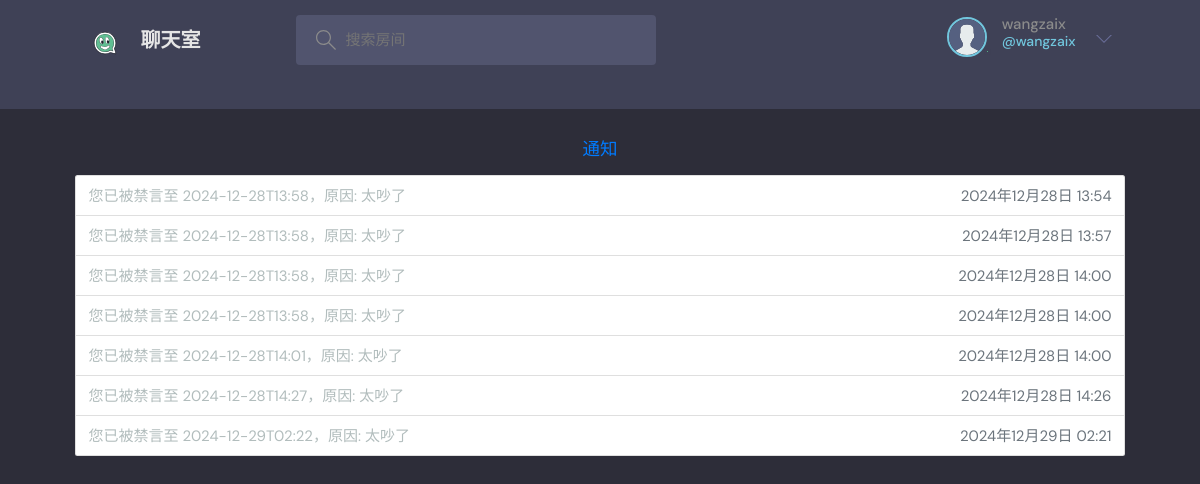
Page /notifications/ (signed in) on the committed database.
### base/models.py (models this page shows, shortened)
class User(AbstractUser):
    name = models.CharField(max_length=200, null=True, verbose_name='姓名')
    email = models.EmailField(unique=True, null=True, verbose_name='邮箱')  # 确保邮箱唯一
    bio = models.TextField(null=True, verbose_name='个人简介')
    favorites_rooms = models.ManyToManyField('Room', related_name='favorited_by', blank=True,
                                             verbose_name='收藏的房间')  # 用户收藏的房间
    avatar = models.ImageField(null=True, default='avatar.svg', verbose_name='头像')  # 默认头像
    score = models.IntegerField(default=0, verbose_name='积分')  # 用户积分
    created = models.DateTimeField(auto_now_add=True, verbose_name='创建时间')  # 创建时间
    updated = models.DateTimeField(auto_now=True, verbose_name='更新时间')  # 更新时间
    USERNAME_FIELD = 'email'  # 设置用户名字段为邮箱
    REQUIRED_FIELDS = []  # 创建用户时不需要额外字段
    is_muted = models.BooleanField(default=False, verbose_name='是否静音')
    mute_reason = models.CharField(max_length=255, blank=True, null=True, verbose_name='静音原因')
    mute_until = models.DateTimeField(blank=True, null=True, verbose_name='静音至')
    class Meta:
        verbose_name = '用户'
        verbose_name_plural = '用户列表'

class Notification(models.Model):
    user = models.ForeignKey(User, on_delete=models.CASCADE, verbose_name='用户')
    message = models.CharField(max_length=255, verbose_name='通知内容')
    timestamp = models.DateTimeField(auto_now_add=True, verbose_name='时间戳')
    is_read = models.BooleanField(default=False, verbose_name='是否已读')
    class Meta:
        verbose_name = '通知'
        verbose_name_plural = '通知列表'

### base/views.py (the view)
# urls.py: path('notifications/', views.notifications_view, name='notifications'),
@login_required  # 确保用户已登录
def notifications_view(request):
    notifications = request.user.notification_set.all()
    return render(request, 'base/notifications.html', {'notifications': notifications})

### base/templates/base/notifications.html
{% extends 'main.html' %}
{% block content %}
<main class="layout layout--3 container mt-5">
    <h3 class="notification-title text-center text-primary mb-4">通知</h3>
    <ul class="notification-list list-group">
        {% for notification in notifications %}
            <li class="notification-item list-group-item d-flex justify-content-between align-items-center">
                <div>
                    {{ notification.message }}
                </div>
                <span class="notification-timestamp text-muted">{{ notification.timestamp }}</span>
            </li>
        {% empty %}
            <li class="empty-notification list-group-item text-center">没有通知</li>
        {% endfor %}
    </ul>
</main>
{% endblock %}

### templates/navbar.html (shortened to what this page needs)
{% load static %}
<header class="header header--loggedIn">
    <div class="container">
        <a href="{% url 'home' %}" class="header__logo">
            <img src="{% static 'images/logo.svg' %}"/>
            <h1>聊天室</h1>
        </a>
        <form class="header__search" method="GET" id="searchQuery" action="{% url 'home' %}">
            <label>
                <input name="q" placeholder="搜索房间" onclick="submitSearch()"/>
            </label>
        </form>
        <nav class="header__menu">
            {% if request.user.is_authenticated %}
            <div class="header__user">
                <a href="{% url 'user-profile' request.user.id %}">
                    <div class="avatar avatar--medium active">
                        <img src="{{ request.user.avatar.url }}"/>
                    </div>
                    <p>{{ request.user.username }}<span>@{{ request.user.username }}</span></p>
                </a>
                <button class="dropdown-button" onclick="toggleDropdown()">
                    <svg version="1.1" xmlns="http://www.w3.org/2000/svg" width="32" height="32" viewBox="0 0 32 32">
                        <title>chevron-down</title>
                        <path d="M16 21l-13-13h-3l16 16 16-16h-3l-13 13z"></path>
                    </svg>
                </button>
            </div>
            {% endif %}
        </nav>
    </div>
    <div id="announcements">
    </div>
</header>

### static/styles/style.css (style rules this page uses)
:root { --color-main: #71c6dd; --color-main-light: #e1f6fb; --color-dark: #3f4156; --color-dark-medium: #51546e; --color-dark-light: #696d97; --color-light: #e5e5e5; --color-gray: #8b8b8b; --color-light-gray: #b2bdbd; --color-bg: #2d2d39; --color-success: #5dd693; --color-error: #fc4b0b; }
* { font-family: "DM Sans", -apple-system, BlinkMacSystemFont, "Segoe UI", Roboto, Oxygen, Ubuntu, Cantarell, "Open Sans", "Helvetica Neue", sans-serif; margin: 0; padding: 0; box-sizing: border-box; text-rendering: optimizeLegibility; font-size: inherit; }
html { font-size: 56.25%; }
@media only screen and (min-width: 1200px) { html { font-size: 62.5%; } }
body { line-height: 1.6; font-weight: 400; font-size: 1.5rem; color: var(--color-light-gray); background-color: var(--color-bg); min-height: 100vh; }
img { width: 100%; }
a { display: inline-block; color: var(--color-main); text-decoration: none; }
.container { max-width: 120rem; width: 90%; margin: auto; }
.avatar { position: relative; display: inline-block; border-radius: 50%; border: 2px solid var(--color-main); }
.avatar img { display: block; border-radius: 50%; object-fit: cover; object-position: center; }
.avatar::after { content: ""; display: block; position: absolute; background-color: var(--color-gray); z-index: 111; border-radius: 50%; border: 0.3rem solid var(--color-dark); }
.avatar.active::after { background-color: var(--color-success); }
.avatar.avatar--medium img { width: 3.6rem; height: 3.6rem; border-radius: 50%; }
.avatar.avatar--medium:after { width: 0.7rem; height: 0.7rem; bottom: 0px; right: -6px; }
.header { padding: 1.5rem; background-color: var(--color-dark); }
.header > .container { display: flex; gap: 9.5rem; }
.header__logo, .header__user { display: flex; gap: 2rem; align-items: center; }
.header__logo > img { height: 3.2rem; width: 3.2rem; }
.header__logo > h1 { font-weight: 700; font-size: 2rem; color: var(--color-light); }
.header__search > label { background-color: var(--color-dark-medium); padding: 1.3rem 1rem; display: flex; align-items: center; gap: 1rem; border-radius: 4px; }
.header__search svg { fill: var(--color-gray); width: 2rem; height: 2rem; margin-left: 1rem; }
.header__search input { width: 30rem; background: transparent; border: none; outline: none; color: var(--color-light); }
.header__menu { margin-left: auto; position: relative; }
.header__menu a { display: flex; gap: 1.5rem; align-items: center; font-weight: 500; text-decoration: none; color: var(--color-gray); }
.header__menu img { height: 3.6rem; }
.header__menu p { line-height: 1.2; }
.header__menu span { color: var(--color-main); font-weight: 500; font-size: 1.4rem; display: block; }
.header__menu svg { width: 1.6rem; height: 1.6rem; fill: var(--color-dark-light); }
.dropdown-button { background: transparent; border: 0; outline: 0; cursor: pointer; }
.layout { margin-top: 2.4rem; }

### templates/navbar.html (style rules this page uses)
#announcements { overflow: hidden; white-space: nowrap; }

### rows in the picture
User: user.avatar (placeholder picture), user.username "wangzaix"
Notification: message "您已被禁言至 2024-12-28T13:58，原因: 太吵了", timestamp "2024年12月28日 13:54"
Notification: message "您已被禁言至 2024-12-28T13:58，原因: 太吵了", timestamp "2024年12月28日 13:57"
Notification: message "您已被禁言至 2024-12-28T13:58，原因: 太吵了", timestamp "2024年12月28日 14:00"
Notification: message "您已被禁言至 2024-12-28T13:58，原因: 太吵了", timestamp "2024年12月28日 14:00"
Notification: message "您已被禁言至 2024-12-28T14:01，原因: 太吵了", timestamp "2024年12月28日 14:00"
Notification: message "您已被禁言至 2024-12-28T14:27，原因: 太吵了", timestamp "2024年12月28日 14:26"
Notification: message "您已被禁言至 2024-12-29T02:22，原因: 太吵了", timestamp "2024年12月29日 02:21"
